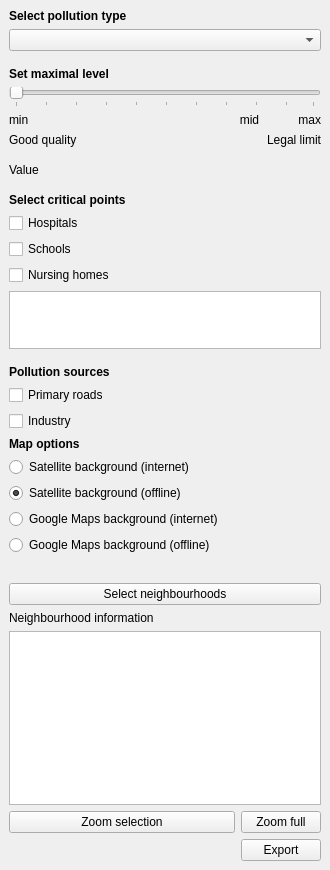
<?xml version="1.0" encoding="UTF-8"?>
<ui version="4.0">
 <class>PluginForAirqInRotterdamDockWidgetBase</class>
 <widget class="QDockWidget" name="PluginForAirqInRotterdamDockWidgetBase">
  <property name="geometry">
   <rect>
    <x>0</x>
    <y>0</y>
    <width>304</width>
    <height>870</height>
   </rect>
  </property>
  <property name="minimumSize">
   <size>
    <width>303</width>
    <height>792</height>
   </size>
  </property>
  <property name="windowTitle">
   <string>Plugin For Air Quality In Rotterdam</string>
  </property>
  <widget class="QWidget" name="dockWidgetContents">
   <layout class="QGridLayout" name="gridLayout">
    <item row="22" column="3" colspan="2">
     <widget class="QLabel" name="label_8">
      <property name="font">
       <font>
        <weight>75</weight>
        <bold>true</bold>
       </font>
      </property>
      <property name="text">
       <string>Map options</string>
      </property>
     </widget>
    </item>
    <item row="23" column="3">
     <widget class="QRadioButton" name="radioButtonSatBgOn">
      <property name="text">
       <string>Satellite background (internet)</string>
      </property>
      <property name="checked">
       <bool>false</bool>
      </property>
      <attribute name="buttonGroup">
       <string notr="true">radioGrp</string>
      </attribute>
     </widget>
    </item>
    <item row="25" column="3">
     <widget class="QRadioButton" name="radioButtonGmapsBgOn">
      <property name="text">
       <string>Google Maps background (internet)</string>
      </property>
      <attribute name="buttonGroup">
       <string notr="true">radioGrp</string>
      </attribute>
     </widget>
    </item>
    <item row="24" column="3">
     <widget class="QRadioButton" name="radioButtonSatBgOff">
      <property name="enabled">
       <bool>true</bool>
      </property>
      <property name="text">
       <string>Satellite background (offline)</string>
      </property>
      <property name="checked">
       <bool>true</bool>
      </property>
      <attribute name="buttonGroup">
       <string notr="true">radioGrp</string>
      </attribute>
     </widget>
    </item>
    <item row="33" column="6" colspan="3">
     <widget class="QPushButton" name="buttonExport">
      <property name="text">
       <string>Export</string>
      </property>
     </widget>
    </item>
    <item row="19" column="3" colspan="6">
     <widget class="QLabel" name="label_4">
      <property name="font">
       <font>
        <weight>75</weight>
        <bold>true</bold>
       </font>
      </property>
      <property name="text">
       <string>Pollution sources</string>
      </property>
     </widget>
    </item>
    <item row="5" column="7" colspan="2">
     <widget class="QLabel" name="labelMax">
      <property name="text">
       <string>max</string>
      </property>
      <property name="alignment">
       <set>Qt::AlignRight|Qt::AlignTrailing|Qt::AlignVCenter</set>
      </property>
     </widget>
    </item>
    <item row="20" column="3" colspan="6">
     <widget class="QCheckBox" name="checkBoxRoads">
      <property name="enabled">
       <bool>true</bool>
      </property>
      <property name="text">
       <string>Primary roads</string>
      </property>
     </widget>
    </item>
    <item row="5" column="5" colspan="2">
     <widget class="QLabel" name="labelMid">
      <property name="text">
       <string>mid</string>
      </property>
      <property name="alignment">
       <set>Qt::AlignCenter</set>
      </property>
     </widget>
    </item>
    <item row="30" column="3" colspan="6">
     <widget class="QLabel" name="label_7">
      <property name="text">
       <string>Neighbourhood information</string>
      </property>
     </widget>
    </item>
    <item row="21" column="3" colspan="6">
     <widget class="QCheckBox" name="checkBoxIndustry">
      <property name="text">
       <string>Industry</string>
      </property>
     </widget>
    </item>
    <item row="10" column="3" colspan="3">
     <widget class="QLabel" name="labelCurrentValue">
      <property name="text">
       <string>Value</string>
      </property>
     </widget>
    </item>
    <item row="8" column="6" colspan="3">
     <widget class="QLabel" name="label_6">
      <property name="text">
       <string>Legal limit</string>
      </property>
      <property name="alignment">
       <set>Qt::AlignRight|Qt::AlignTrailing|Qt::AlignVCenter</set>
      </property>
     </widget>
    </item>
    <item row="32" column="6" colspan="3">
     <widget class="QPushButton" name="fullZoomButton">
      <property name="text">
       <string>Zoom full</string>
      </property>
     </widget>
    </item>
    <item row="0" column="3" colspan="6">
     <widget class="QLabel" name="label_2">
      <property name="font">
       <font>
        <weight>75</weight>
        <bold>true</bold>
       </font>
      </property>
      <property name="text">
       <string>Select pollution type</string>
      </property>
     </widget>
    </item>
    <item row="29" column="3" colspan="6">
     <widget class="QPushButton" name="selectButton">
      <property name="text">
       <string>Select neighbourhoods</string>
      </property>
      <property name="checkable">
       <bool>true</bool>
      </property>
     </widget>
    </item>
    <item row="18" column="3">
     <layout class="QVBoxLayout" name="verticalLayout_3">
      <property name="bottomMargin">
       <number>10</number>
      </property>
     </layout>
    </item>
    <item row="13" column="3" colspan="3">
     <widget class="QCheckBox" name="checkBoxHospitals">
      <property name="text">
       <string>Hospitals</string>
      </property>
     </widget>
    </item>
    <item row="31" column="3" colspan="6">
     <widget class="QTextBrowser" name="neighbourhoodInfo"/>
    </item>
    <item row="15" column="3" colspan="6">
     <widget class="QCheckBox" name="checkBoxSchools">
      <property name="text">
       <string>Schools</string>
      </property>
      <property name="checkable">
       <bool>true</bool>
      </property>
      <property name="checked">
       <bool>false</bool>
      </property>
     </widget>
    </item>
    <item row="32" column="3" colspan="3">
     <widget class="QPushButton" name="zoomSelectionButton">
      <property name="text">
       <string>Zoom selection</string>
      </property>
     </widget>
    </item>
    <item row="12" column="3" colspan="6">
     <widget class="QLabel" name="label">
      <property name="font">
       <font>
        <weight>75</weight>
        <bold>true</bold>
       </font>
      </property>
      <property name="text">
       <string>Select critical points</string>
      </property>
     </widget>
    </item>
    <item row="4" column="3" colspan="6">
     <widget class="QSlider" name="sliderMaxLevel">
      <property name="pageStep">
       <number>1</number>
      </property>
      <property name="orientation">
       <enum>Qt::Horizontal</enum>
      </property>
      <property name="tickPosition">
       <enum>QSlider::TicksBelow</enum>
      </property>
      <property name="tickInterval">
       <number>10</number>
      </property>
     </widget>
    </item>
    <item row="11" column="3">
     <layout class="QVBoxLayout" name="verticalLayout_2">
      <property name="bottomMargin">
       <number>10</number>
      </property>
     </layout>
    </item>
    <item row="5" column="3" colspan="2">
     <widget class="QLabel" name="labelMin">
      <property name="text">
       <string>min</string>
      </property>
     </widget>
    </item>
    <item row="27" column="3">
     <spacer name="verticalSpacer_2">
      <property name="orientation">
       <enum>Qt::Vertical</enum>
      </property>
      <property name="sizeHint" stdset="0">
       <size>
        <width>20</width>
        <height>40</height>
       </size>
      </property>
     </spacer>
    </item>
    <item row="17" column="3" colspan="6">
     <widget class="QTextBrowser" name="textNotes">
      <property name="minimumSize">
       <size>
        <width>0</width>
        <height>58</height>
       </size>
      </property>
      <property name="maximumSize">
       <size>
        <width>16777215</width>
        <height>58</height>
       </size>
      </property>
      <property name="readOnly">
       <bool>false</bool>
      </property>
      <property name="acceptRichText">
       <bool>false</bool>
      </property>
     </widget>
    </item>
    <item row="2" column="3">
     <layout class="QVBoxLayout" name="verticalLayout_4">
      <property name="bottomMargin">
       <number>10</number>
      </property>
     </layout>
    </item>
    <item row="1" column="3" colspan="6">
     <widget class="QComboBox" name="comboBoxType"/>
    </item>
    <item row="9" column="3">
     <layout class="QVBoxLayout" name="verticalLayout">
      <property name="bottomMargin">
       <number>10</number>
      </property>
     </layout>
    </item>
    <item row="8" column="3" colspan="3">
     <widget class="QLabel" name="label_5">
      <property name="text">
       <string>Good quality</string>
      </property>
     </widget>
    </item>
    <item row="3" column="3" colspan="6">
     <widget class="QLabel" name="label_3">
      <property name="font">
       <font>
        <weight>75</weight>
        <bold>true</bold>
       </font>
      </property>
      <property name="text">
       <string>Set maximal level</string>
      </property>
     </widget>
    </item>
    <item row="16" column="3" colspan="6">
     <widget class="QCheckBox" name="checkBoxNursingHomes">
      <property name="text">
       <string>Nursing homes</string>
      </property>
     </widget>
    </item>
    <item row="26" column="3">
     <widget class="QRadioButton" name="radioButtonGmapsBgOff">
      <property name="text">
       <string>Google Maps background (offline)</string>
      </property>
      <attribute name="buttonGroup">
       <string notr="true">radioGrp</string>
      </attribute>
     </widget>
    </item>
   </layout>
  </widget>
 </widget>
 <resources/>
 <connections/>
 <buttongroups>
  <buttongroup name="radioGrp"/>
 </buttongroups>
</ui>
